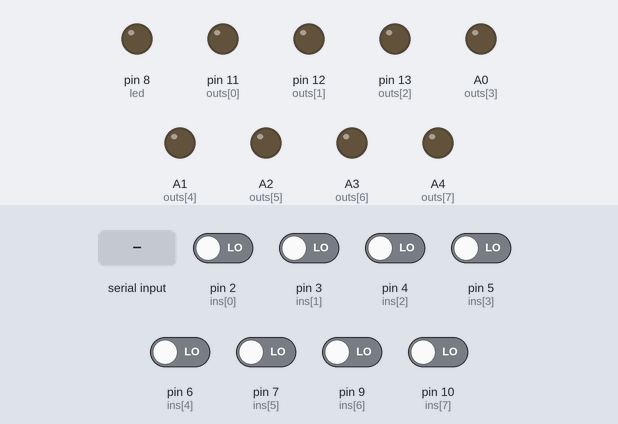
Bench run of a sketch on a simulated Arduino Uno, built with avr-gcc and run on an emulated ATmega328P. Parts: output pins drawn as LEDs (lit = HIGH). The inputs (shaded band) are chosen by the test bench; at power-on: pin 2 (ins[0]), pin 3 (ins[1]), pin 4 (ins[2]), pin 5 (ins[3]), pin 6 (ins[4]), pin 7 (ins[5]), pin 9 (ins[6]), pin 10 (ins[7]) LOW. What the sketch prints to the serial monitor is not drawn.

Above: at 1.2 s.
1.3 s: "1" received over Serial
At 2.1 s:
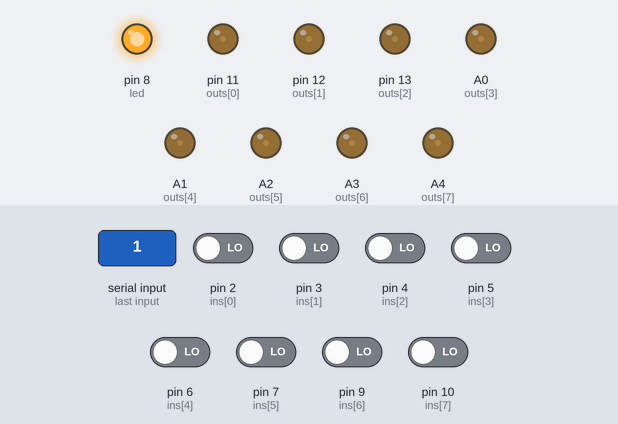
4.3 s: pin 2 (ins[0]) driven HIGH
At 5.0 s:
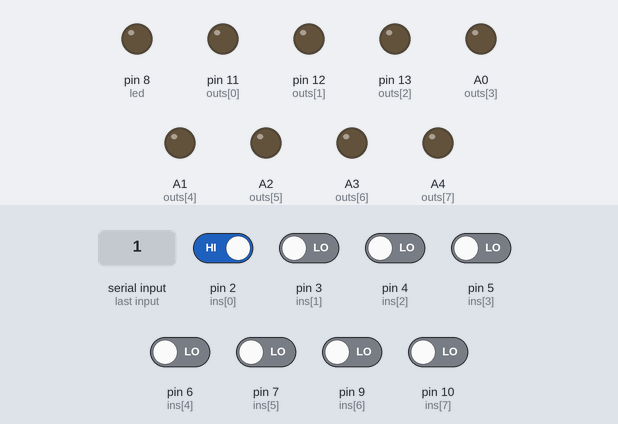
5.8 s: "0" received over Serial
Timing chart, 0 to 8.8 s (numbered marks = the images above; inputs shaded):
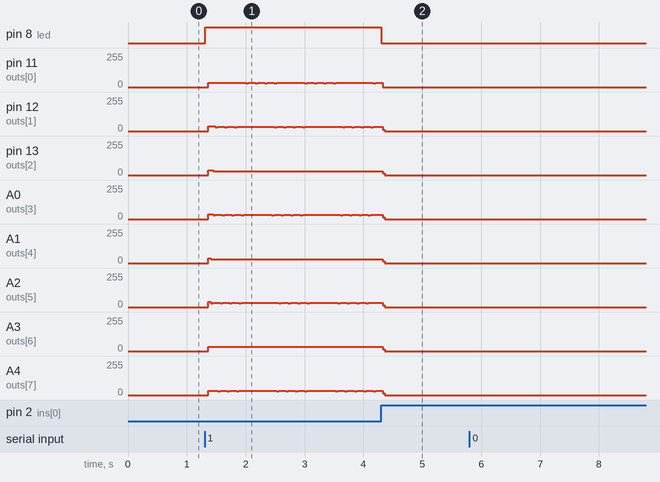

Measured:
- after the input at 1.3 s, pin 8 (led): LOW → HIGH at once; pin 12 (outs[1]): 0/255 → 34/255 after 0.07 s, then repeats every 1.2 s: 2 × (27/255 0.04 s, 33/255 0.12 s), 27/255 0.04 s, 33/255 0.64 s, 27/255 0.04 s, 33/255 0.12 s
- after the input at 4.3 s, pin 8 (led): HIGH → LOW at once; pin 13 (outs[2]), A1 (outs[4]): 28/255 → 0/255 at once; A3 (outs[6]): 32/255 → 0/255 at once

The sketch:

button.ino
```cpp
#define hw 8
#define led 8

const int outs[hw] = {11, 12, 13, A0, A1, A2, A3, A4};
const int ins[hw] = {2, 3, 4, 5, 6, 7, 9, 10};

void setup() {
  for (int i = 0; i < hw; i++) {
    pinMode(outs[i], OUTPUT);
    digitalWrite(outs[i], LOW);
    pinMode(ins[i], INPUT);
  }
  pinMode(led, OUTPUT);
  Serial.begin(1200);
}

void loop() {
  while (!Serial.available());
  Serial.write((byte)255);
  digitalWrite(led, HIGH);
  while (Serial.available())
    Serial.read();
  int y = -1;
  int x = -1;
  bool flag = false;
  while (!flag) {
    for (int i = 0; i < hw; i++) {
      digitalWrite(outs[i], HIGH);
      delay(1);
      for (int j = 0; j < hw; j++) {
        if (digitalRead(ins[j]) == HIGH) {
          y = i;
          x = j;
          flag = true;
          break;
        }
      }
      digitalWrite(outs[i], LOW);
      if (flag)
        break;
    }
  }
  Serial.write((byte)y);
  Serial.write((byte)x);
  digitalWrite(led, LOW);
}
```
